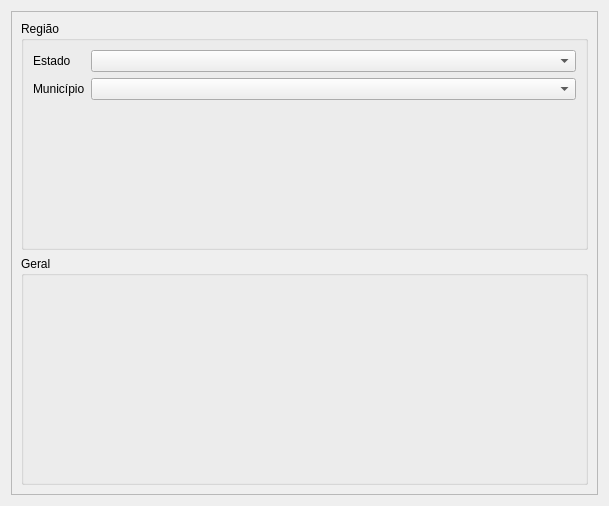
<?xml version="1.0" encoding="UTF-8"?>
<ui version="4.0">
 <class>Dialog</class>
 <widget class="QDialog" name="Dialog">
  <property name="geometry">
   <rect>
    <x>0</x>
    <y>0</y>
    <width>609</width>
    <height>506</height>
   </rect>
  </property>
  <property name="windowTitle">
   <string>Settings</string>
  </property>
  <property name="modal">
   <bool>true</bool>
  </property>
  <layout class="QVBoxLayout" name="verticalLayout">
   <item>
    <widget class="QFrame" name="frame">
     <property name="frameShape">
      <enum>QFrame::StyledPanel</enum>
     </property>
     <property name="frameShadow">
      <enum>QFrame::Raised</enum>
     </property>
     <layout class="QVBoxLayout" name="verticalLayout_2">
      <item>
       <widget class="QGroupBox" name="groupBox">
        <property name="title">
         <string>Região</string>
        </property>
        <layout class="QFormLayout" name="formLayout">
         <item row="0" column="0">
          <widget class="QLabel" name="label_country_state">
           <property name="text">
            <string>Estado</string>
           </property>
          </widget>
         </item>
         <item row="1" column="0">
          <widget class="QLabel" name="label_country_county">
           <property name="text">
            <string>Município</string>
           </property>
          </widget>
         </item>
         <item row="0" column="1">
          <widget class="QComboBox" name="combo_box_state"/>
         </item>
         <item row="1" column="1">
          <widget class="QComboBox" name="combo_box_county"/>
         </item>
        </layout>
       </widget>
      </item>
      <item>
       <widget class="QGroupBox" name="groupBox_2">
        <property name="title">
         <string>Geral</string>
        </property>
       </widget>
      </item>
     </layout>
    </widget>
   </item>
  </layout>
 </widget>
 <resources/>
 <connections/>
</ui>
